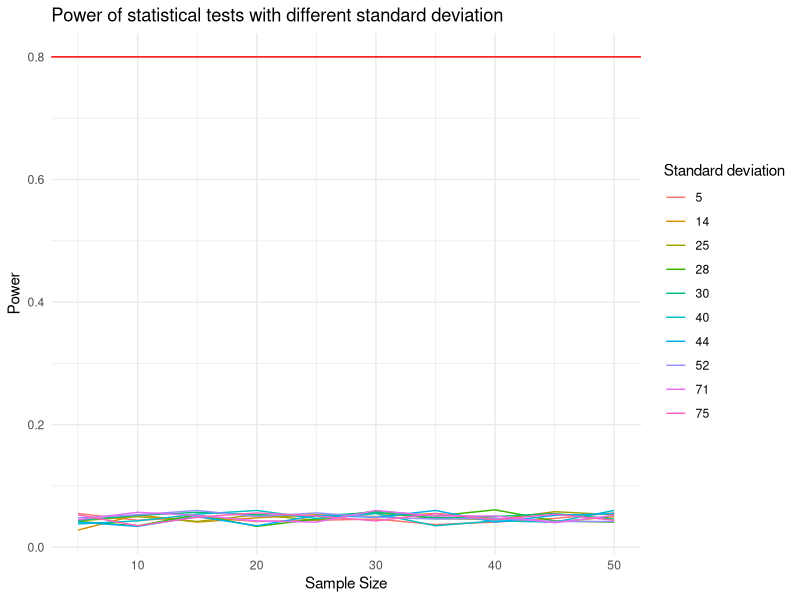
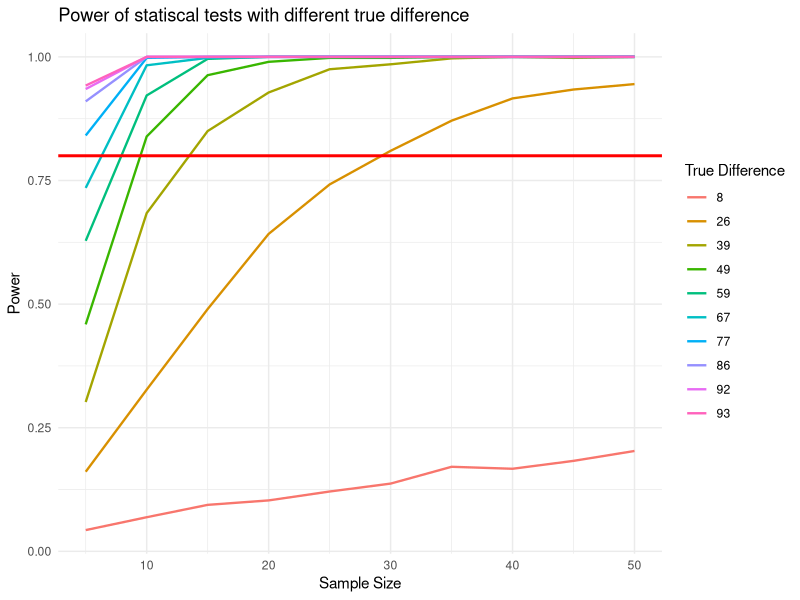
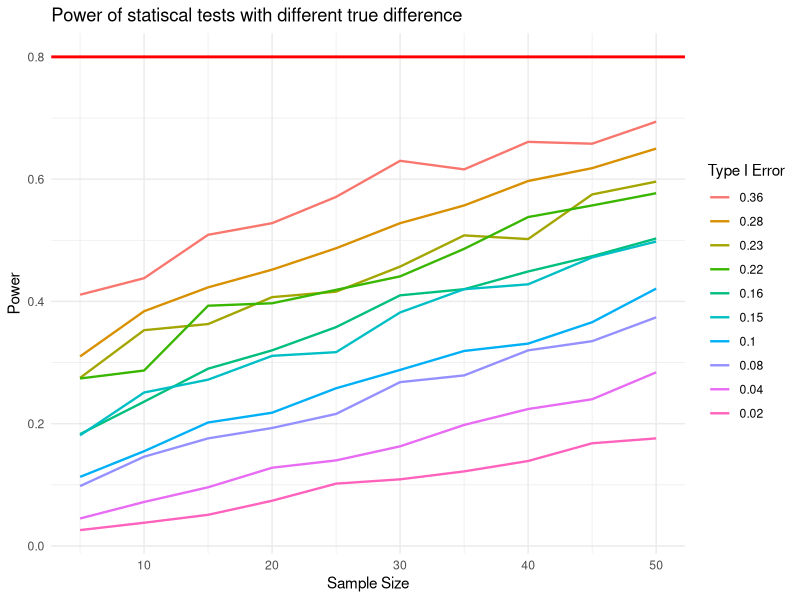

Recreate these plots in R, in order.
## ---- chunk 1
#| message: false
#| warning: false

library(tidyverse)
library(ggplot2)
library(tibble)
library(patchwork)
library(forcats)
## ---- chunk 2
power_stat_test <- function(mean1, mean_diff, sd, type_1_error_level, numsims,iter){
  #list of power values after all iterations 
  power_vals <- vector("double",iter)
  #list of sample size value
  sample_size <- vector("numeric",iter)
  #calculate the mean of the second group
  mean2 <- mean1 + mean_diff
  #calculate the standard deviation of the second group
  for (k in 1:iter)  {
    significant <- vector("logical", numsims)
    n1 <- 5 * k
    n2 <- n1
    for (i in 1:numsims) {
      samp1 <- rnorm(n1, mean1, sd)
      samp2 <- rnorm(n2, mean2, sd)
      p_value <- t.test(x = samp1, y = samp2)$p.value
      significant[i] <- (p_value < type_1_error_level)
    }
    power_vals[k] <- mean(significant)
    sample_size[k] <- n1
  }
  return(list(sample_size,power_vals))
}
## ---- chunk 3
mean1 <- 225
iter <- 10
type_1_error_level <- 0.05
numsims <- 1000
sd <- 35
## ---- chunk 4
sd_diff <- sample(5:75,iter)
print(sd_diff)
## ---- chunk 5
#A list storing the results
combined_data <- tibble(n_per_group = numeric(), power = numeric(), sd_diff_val = numeric())
for (val in sd_diff) {
  result <- power_stat_test(mean1, 0, val, type_1_error_level, numsims, iter)
  temp_data <- tibble(n_per_group = result[[1]], power = result[[2]], sd_diff_val = rep(val, length(result[[1]])))
  combined_data <- rbind(combined_data, temp_data)
}

ggplot(combined_data, aes(x = n_per_group, y = power, color = as.factor(sd_diff_val))) +
  geom_line() +
  geom_hline(yintercept = 0.8, color = "red") +
  labs(color = "SD Difference")+
  theme_minimal() +
  labs(x="Sample Size", y = "Power", color="Standard deviation",title="Power of statistical tests with different standard deviation")
## ---- chunk 6
true_diff <- sample(0:100,iter)
print(true_diff)
## ---- chunk 7
combined_data_mean <- tibble(n_per_group = numeric(), power = numeric(), true_diff_val = numeric())
for (val in true_diff) {
  result <- power_stat_test(mean1, val, sd, type_1_error_level, numsims, iter)
  temp_data <- tibble(n_per_group = result[[1]], power = result[[2]], true_diff_val = rep(val, length(result[[1]])))
  combined_data_mean <- rbind(combined_data_mean, temp_data)
}
## ---- chunk 8
ggplot(combined_data_mean, 
       aes(x = n_per_group, 
           y = power,
       color=fct_reorder(as.factor(true_diff_val),power))) +
  geom_line(linewidth=0.8)+
  geom_hline(yintercept = 0.8, color = "red", linewidth=1) +
  labs(x="Sample Size", 
       y = "Power", 
       color="True Difference",
       title="Power of statiscal tests with different true difference")+
  theme_minimal()

## ---- chunk 9
type_1_error_level <- sample(seq(0.01, 0.5, by = 0.01), iter, replace = TRUE)
## ---- chunk 10
combined_data_error <- tibble(n_per_group = numeric(), power = numeric(), error_level = numeric())
type_1_error_level
for (val in type_1_error_level) {
  result <- power_stat_test(mean1,10, sd, val, numsims, iter)
  temp_data <- tibble(n_per_group = result[[1]], power = result[[2]], error_level = rep(val, length(result[[1]])))
  combined_data_error <- rbind(combined_data_error, temp_data)
}
## ---- chunk 11
ggplot(combined_data_error, aes(x = n_per_group, y = power, color = fct_reorder2(as.factor(error_level),n_per_group,power))) +
  geom_line(linewidth=0.8) +
  geom_hline(yintercept = 0.8, color = "red", linewidth=1) +
  labs(color = "Type I Error")+
  labs(x="Sample Size", 
       y = "Power", 
       color="Type I Error",
       title="Power of statiscal tests with different true difference")+
  theme_minimal()

